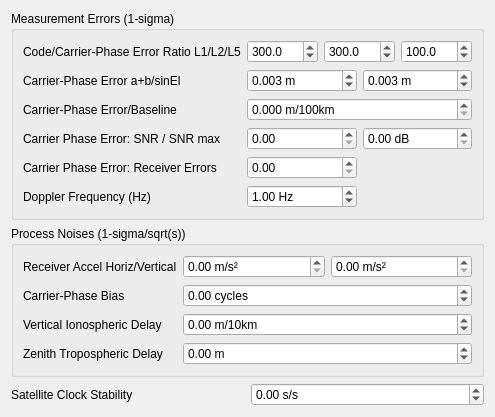
     <widget class="QWidget" name="TabSheet4">
      <property name="toolTip">
       <string/>
      </property>
      <attribute name="title">
       <string>S&amp;tatistics</string>
      </attribute>
      <layout class="QGridLayout" name="gridLayout_4">
       <item row="2" column="0">
        <widget class="QLabel" name="Label29">
         <property name="toolTip">
          <string/>
         </property>
         <property name="text">
          <string>Satellite Clock Stability</string>
         </property>
        </widget>
       </item>
       <item row="0" column="0" colspan="2">
        <widget class="QGroupBox" name="GroupBox3">
         <property name="toolTip">
          <string/>
         </property>
         <property name="title">
          <string>Measurement Errors (1-sigma)</string>
         </property>
         <layout class="QGridLayout" name="gridLayout_8">
          <item row="8" column="1" colspan="2">
           <widget class="QDoubleSpinBox" name="sBMeasurementError5">
            <property name="toolTip">
             <string>&lt;html&gt;&lt;head/&gt;&lt;body&gt;&lt;p&gt;Set the standard deviation of Doppler errors (option: &lt;span style=&quot; font-style:italic;&quot;&gt;stats-errdoppler)&lt;/span&gt;&lt;/p&gt;&lt;/body&gt;&lt;/html&gt;</string>
            </property>
            <property name="suffix">
             <string> Hz</string>
            </property>
            <property name="minimum">
             <double>-10000.000000000000000</double>
            </property>
            <property name="maximum">
             <double>10000.000000000000000</double>
            </property>
            <property name="value">
             <double>1.000000000000000</double>
            </property>
           </widget>
          </item>
          <item row="1" column="4">
           <widget class="QDoubleSpinBox" name="sBMeasurementErrorR5">
            <property name="toolTip">
             <string>&lt;html&gt;&lt;head/&gt;&lt;body&gt;&lt;p&gt;Set the ratio of standard deviations of pseudorange errors to carrier-phase errors for L5 (option: &lt;span style=&quot; font-style:italic;&quot;&gt;stats-eratio5&lt;/span&gt;)&lt;/p&gt;&lt;/body&gt;&lt;/html&gt;</string>
            </property>
            <property name="decimals">
             <number>1</number>
            </property>
            <property name="maximum">
             <double>10000.000000000000000</double>
            </property>
            <property name="value">
             <double>100.000000000000000</double>
            </property>
           </widget>
          </item>
          <item row="3" column="0">
           <widget class="QLabel" name="Label7">
            <property name="enabled">
             <bool>true</bool>
            </property>
            <property name="toolTip">
             <string/>
            </property>
            <property name="text">
             <string>Carrier-Phase Error a+b/sinEl</string>
            </property>
           </widget>
          </item>
          <item row="5" column="0">
           <widget class="QLabel" name="Label16">
            <property name="enabled">
             <bool>true</bool>
            </property>
            <property name="toolTip">
             <string/>
            </property>
            <property name="text">
             <string>Carrier-Phase Error/Baseline</string>
            </property>
           </widget>
          </item>
          <item row="1" column="2" colspan="2">
           <widget class="QDoubleSpinBox" name="sBMeasurementErrorR2">
            <property name="toolTip">
             <string>&lt;html&gt;&lt;head/&gt;&lt;body&gt;&lt;p&gt;Set the ratio of standard deviations of pseudorange errors to carrier-phase errors for L2 (option: &lt;span style=&quot; font-style:italic;&quot;&gt;stats-eratio2&lt;/span&gt;)&lt;/p&gt;&lt;/body&gt;&lt;/html&gt;</string>
            </property>
            <property name="decimals">
             <number>1</number>
            </property>
            <property name="maximum">
             <double>10000.000000000000000</double>
            </property>
            <property name="value">
             <double>300.000000000000000</double>
            </property>
           </widget>
          </item>
          <item row="1" column="1">
           <widget class="QDoubleSpinBox" name="sBMeasurementErrorR1">
            <property name="toolTip">
             <string>&lt;html&gt;&lt;head/&gt;&lt;body&gt;&lt;p&gt;Set the ratio of standard deviations of pseudorange errors to carrier-phase errors for L1 (option: &lt;span style=&quot; font-style:italic;&quot;&gt;stats-eratio1&lt;/span&gt;)&lt;/p&gt;&lt;/body&gt;&lt;/html&gt;</string>
            </property>
            <property name="decimals">
             <number>1</number>
            </property>
            <property name="maximum">
             <double>10000.000000000000000</double>
            </property>
            <property name="value">
             <double>300.000000000000000</double>
            </property>
           </widget>
          </item>
          <item row="5" column="1" colspan="4">
           <widget class="QDoubleSpinBox" name="sBMeasurementError4">
            <property name="toolTip">
             <string>&lt;html&gt;&lt;head/&gt;&lt;body&gt;&lt;p&gt;Set the baseline-length dependent term of carrier-phase error standard deviation (option: &lt;span style=&quot; font-style:italic;&quot;&gt;stats-errphasebl&lt;/span&gt;)&lt;/p&gt;&lt;/body&gt;&lt;/html&gt;</string>
            </property>
            <property name="suffix">
             <string> m/100km</string>
            </property>
            <property name="decimals">
             <number>3</number>
            </property>
           </widget>
          </item>
          <item row="3" column="3" colspan="2">
           <widget class="QDoubleSpinBox" name="sBMeasurementError3">
            <property name="toolTip">
             <string>&lt;html&gt;&lt;head/&gt;&lt;body&gt;&lt;p&gt;Set the elevation dependent term of carrier-phase error standard deviation (option: &lt;span style=&quot; font-style:italic;&quot;&gt;stats-errphaseel&lt;/span&gt;)&lt;/p&gt;&lt;/body&gt;&lt;/html&gt;</string>
            </property>
            <property name="suffix">
             <string> m</string>
            </property>
            <property name="decimals">
             <number>3</number>
            </property>
            <property name="maximum">
             <double>100.000000000000000</double>
            </property>
            <property name="singleStep">
             <double>0.001000000000000</double>
            </property>
            <property name="value">
             <double>0.003000000000000</double>
            </property>
           </widget>
          </item>
          <item row="6" column="0">
           <widget class="QLabel" name="label_3">
            <property name="text">
             <string>Carrier Phase Error: SNR / SNR max</string>
            </property>
           </widget>
          </item>
          <item row="3" column="1" colspan="2">
           <widget class="QDoubleSpinBox" name="sBMeasurementError2">
            <property name="toolTip">
             <string>&lt;html&gt;&lt;head/&gt;&lt;body&gt;&lt;p&gt;Set the base term of carrier-phase error standard deviation (option: &lt;span style=&quot; font-style:italic;&quot;&gt;stats-errphase&lt;/span&gt;)&lt;/p&gt;&lt;/body&gt;&lt;/html&gt;</string>
            </property>
            <property name="suffix">
             <string> m</string>
            </property>
            <property name="decimals">
             <number>3</number>
            </property>
            <property name="maximum">
             <double>100.000000000000000</double>
            </property>
            <property name="singleStep">
             <double>0.001000000000000</double>
            </property>
            <property name="value">
             <double>0.003000000000000</double>
            </property>
           </widget>
          </item>
          <item row="1" column="0">
           <widget class="QLabel" name="Label6">
            <property name="enabled">
             <bool>true</bool>
            </property>
            <property name="toolTip">
             <string/>
            </property>
            <property name="text">
             <string>Code/Carrier-Phase Error Ratio L1/L2/L5</string>
            </property>
           </widget>
          </item>
          <item row="8" column="0">
           <widget class="QLabel" name="Label10">
            <property name="enabled">
             <bool>true</bool>
            </property>
            <property name="toolTip">
             <string/>
            </property>
            <property name="text">
             <string>Doppler Frequency (Hz)</string>
            </property>
           </widget>
          </item>
          <item row="7" column="0">
           <widget class="QLabel" name="label_4">
            <property name="text">
             <string>Carrier Phase Error: Receiver Errors</string>
            </property>
           </widget>
          </item>
          <item row="7" column="1" colspan="2">
           <widget class="QDoubleSpinBox" name="sBMeasurementErrorReceiver">
            <property name="toolTip">
             <string>&lt;html&gt;&lt;head/&gt;&lt;body&gt;&lt;p&gt;Set the receiver uncertainty dependent term of carrier-phase error standard deviation (option: &lt;span style=&quot; font-style:italic;&quot;&gt;stats-errrcv&lt;/span&gt;)&lt;/p&gt;&lt;p&gt;u-blox only!&lt;/p&gt;&lt;/body&gt;&lt;/html&gt;</string>
            </property>
           </widget>
          </item>
          <item row="6" column="1" colspan="2">
           <widget class="QDoubleSpinBox" name="sBMeasurementErrorSNR">
            <property name="toolTip">
             <string>&lt;html&gt;&lt;head/&gt;&lt;body&gt;&lt;p&gt;Set the SNR dependent terms of carrier-phase error standard deviation (option: &lt;span style=&quot; font-style:italic;&quot;&gt;stats-errsnr&lt;/span&gt;)&lt;/p&gt;&lt;p&gt;e * 10^(0.1*(SNR_MAX - snr))&lt;/p&gt;&lt;/body&gt;&lt;/html&gt;</string>
            </property>
           </widget>
          </item>
          <item row="6" column="3" colspan="2">
           <widget class="QDoubleSpinBox" name="sBMeasurementErrorSNR_Max">
            <property name="toolTip">
             <string>&lt;html&gt;&lt;head/&gt;&lt;body&gt;&lt;p&gt;Set the max component of the SNR dependent terms of carrier-phase error standard deviation (option: &lt;span style=&quot; font-style:italic;&quot;&gt;stats-snrmax&lt;/span&gt;)&lt;/p&gt;&lt;p&gt;e * 10^(0.1*(SNR_MAX - snr))&lt;/p&gt;&lt;/body&gt;&lt;/html&gt;</string>
            </property>
            <property name="suffix">
             <string> dB</string>
            </property>
           </widget>
          </item>
         </layout>
        </widget>
       </item>
       <item row="1" column="0" colspan="2">
        <widget class="QGroupBox" name="GroupBox4">
         <property name="toolTip">
          <string/>
         </property>
         <property name="title">
          <string>Process Noises (1-sigma/sqrt(s))</string>
         </property>
         <layout class="QGridLayout" name="gridLayout_9">
          <item row="3" column="0">
           <widget class="QLabel" name="Label28">
            <property name="toolTip">
             <string/>
            </property>
            <property name="text">
             <string>Zenith Tropospheric Delay</string>
            </property>
           </widget>
          </item>
          <item row="1" column="0">
           <widget class="QLabel" name="Label26">
            <property name="toolTip">
             <string/>
            </property>
            <property name="text">
             <string>Carrier-Phase Bias</string>
            </property>
           </widget>
          </item>
          <item row="0" column="0">
           <widget class="QLabel" name="Label33">
            <property name="toolTip">
             <string/>
            </property>
            <property name="text">
             <string>Receiver Accel Horiz/Vertical</string>
            </property>
           </widget>
          </item>
          <item row="2" column="0">
           <widget class="QLabel" name="Label27">
            <property name="toolTip">
             <string/>
            </property>
            <property name="text">
             <string>Vertical Ionospheric Delay</string>
            </property>
           </widget>
          </item>
          <item row="0" column="1">
           <widget class="ScientificSpinBox" name="sBProcessNoise4">
            <property name="toolTip">
             <string>&lt;html&gt;&lt;head/&gt;&lt;body&gt;&lt;p&gt;Set the process noise standard deviation of the receiver acceleration as the horizontal component (&lt;span style=&quot; font-style:italic;&quot;&gt;stats-prnaccelh&lt;/span&gt;).&lt;/p&gt;&lt;p&gt;If receiver dynamics is set to OFF, they are not used.&lt;/p&gt;&lt;p&gt;Unit: m/s2/sqrt(s)&lt;/p&gt;&lt;/body&gt;&lt;/html&gt;</string>
            </property>
            <property name="suffix">
             <string> m/s²</string>
            </property>
            <property name="maximum">
             <double>100.000000000000000</double>
            </property>
           </widget>
          </item>
          <item row="0" column="2">
           <widget class="ScientificSpinBox" name="sBProcessNoise5">
            <property name="toolTip">
             <string>&lt;html&gt;&lt;head/&gt;&lt;body&gt;&lt;p&gt;Set the process noise standard deviation of the receiver acceleration as the vertical component (&lt;span style=&quot; font-style:italic;&quot;&gt;stats-prnaccelv&lt;/span&gt;).&lt;/p&gt;&lt;p&gt;If receiver dynamics is set to OFF, they are not used.&lt;/p&gt;&lt;p&gt;Unit: m/s2/sqrt(s)&lt;/p&gt;&lt;/body&gt;&lt;/html&gt;</string>
            </property>
            <property name="suffix">
             <string> m/s²</string>
            </property>
            <property name="maximum">
             <double>100.000000000000000</double>
            </property>
           </widget>
          </item>
          <item row="1" column="1" colspan="2">
           <widget class="ScientificSpinBox" name="sBProcessNoise1">
            <property name="toolTip">
             <string>&lt;html&gt;&lt;head/&gt;&lt;body&gt;&lt;p&gt;Set the process noise standard deviation of carrier-phase bias/ambiguity (option: &lt;span style=&quot; font-style:italic;&quot;&gt;stats-prnbias&lt;/span&gt;)&lt;/p&gt;&lt;p&gt;Unit: cycle/sqrt(s).&lt;/p&gt;&lt;/body&gt;&lt;/html&gt;</string>
            </property>
            <property name="suffix">
             <string> cycles</string>
            </property>
            <property name="minimum">
             <double>-100.000000000000000</double>
            </property>
            <property name="maximum">
             <double>100.000000000000000</double>
            </property>
           </widget>
          </item>
          <item row="2" column="1" colspan="2">
           <widget class="ScientificSpinBox" name="sBProcessNoise2">
            <property name="toolTip">
             <string>&lt;html&gt;&lt;head/&gt;&lt;body&gt;&lt;p&gt;Set the process noise standard deviation of vertical ionospheric delay per 10 km baseline (option: &lt;span style=&quot; font-style:italic;&quot;&gt;stats-prniono&lt;/span&gt;)&lt;/p&gt;&lt;p&gt;Unit: m/sqrt(s).&lt;/p&gt;&lt;/body&gt;&lt;/html&gt;</string>
            </property>
            <property name="suffix">
             <string> m/10km</string>
            </property>
            <property name="minimum">
             <double>-10000.000000000000000</double>
            </property>
            <property name="maximum">
             <double>10000.000000000000000</double>
            </property>
           </widget>
          </item>
          <item row="3" column="1" colspan="2">
           <widget class="ScientificSpinBox" name="sBProcessNoise3">
            <property name="toolTip">
             <string>&lt;html&gt;&lt;head/&gt;&lt;body&gt;&lt;p&gt;Set the process noise standard deviation of zenith tropospheric delay (option: &lt;span style=&quot; font-style:italic;&quot;&gt;stats-prntrop&lt;/span&gt;)&lt;/p&gt;&lt;p&gt;Unit: m/sqrt(s).&lt;/p&gt;&lt;/body&gt;&lt;/html&gt;</string>
            </property>
            <property name="suffix">
             <string> m</string>
            </property>
            <property name="minimum">
             <double>-1000.000000000000000</double>
            </property>
            <property name="maximum">
             <double>1000.000000000000000</double>
            </property>
           </widget>
          </item>
         </layout>
        </widget>
       </item>
       <item row="2" column="1">
        <widget class="ScientificSpinBox" name="sBSatelliteClockStability">
         <property name="toolTip">
          <string>&lt;html&gt;&lt;head/&gt;&lt;body&gt;&lt;p&gt;Set the satellite clock stability (option: &lt;span style=&quot; font-style:italic;&quot;&gt;stats-clkstab&lt;/span&gt;) &lt;/p&gt;&lt;p&gt;The value is used for interpolation of base-station observables.&lt;/p&gt;&lt;p&gt;Unit: s/s&lt;/p&gt;&lt;/body&gt;&lt;/html&gt;</string>
         </property>
         <property name="suffix">
          <string> s/s</string>
         </property>
         <property name="minimum">
          <double>-1.000000000000000</double>
         </property>
         <property name="maximum">
          <double>1.000000000000000</double>
         </property>
        </widget>
       </item>
      </layout>
     </widget>
